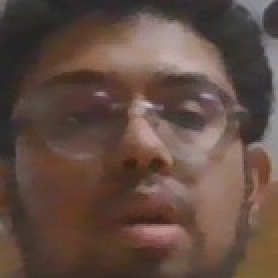
#> input picture dataset/tanay/1.jpg, 139 x 139 px, given in place of the camera (shown 2 times larger)
$ python capture_dataset.py
#> lines starting #> are read from the running program, lines starting #| are printed output that depends on the picture; after the words box and inside, x2 and y2 are one past the last pixel; in counts of white or black regions, pixels touching at a corner belong together
import cv2
import os
import time

person_name = input("Enter person name: ")
#> the answer given: ../dataset/tanay/1.jpg
dataset_path = f"dataset/{person_name}"

os.makedirs(dataset_path, exist_ok=True)

face_cascade = cv2.CascadeClassifier(
    cv2.data.haarcascades + "haarcascade_frontalface_default.xml"
)

cap = cv2.VideoCapture(0, cv2.CAP_DSHOW)

count = 0
max_images = 100
last_capture_time = 0
capture_interval = 0.4

while True:
    ret, frame = cap.read()
#> frame is the input picture: shape (139, 139, 3); mean B, G, R 67.3, 76.4, 97.8
    if not ret:
        break

    gray = cv2.cvtColor(frame, cv2.COLOR_BGR2GRAY)
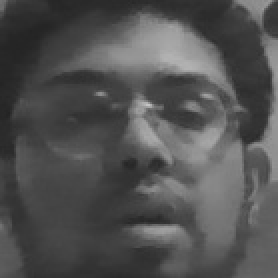
#> gray: shape (139, 139) (shown 2 times larger); min 35, max 197, mean 81.7
    faces = face_cascade.detectMultiScale(gray, 1.3, 5)
#> faces = [[12, 8, 116, 116]]

    for (x, y, w, h) in faces:
        face = frame[y:y+h, x:x+w]
        face = cv2.resize(face, (160,160))

        current_time = time.time()

        if current_time - last_capture_time > capture_interval:
            count += 1
            cv2.imwrite(f"{dataset_path}/{count}.jpg", face)
            last_capture_time = current_time

        cv2.rectangle(frame, (x,y),(x+w,y+h),(0,255,0),2)
        cv2.putText(frame, f"{person_name}: {count}",
                    (10,30),
                    cv2.FONT_HERSHEY_SIMPLEX,
                    1,
                    (0,255,0),
                    2)
#> this loop made 1 pass
#> (x, y, w, h, count, last_capture_time) on pass 1: (12, 8, 116, 116, 1, 1.8e+09)
#> pass 1, `face = frame[y:y+h, x:x+w]`:
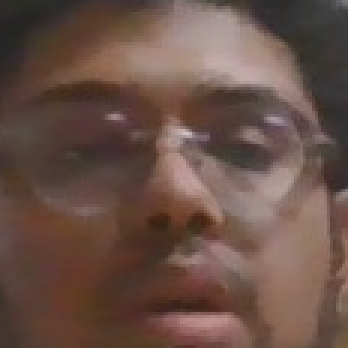
#> face: shape (116, 116, 3) (shown 3 times larger); mean B, G, R 71.1, 80.6, 105.1
#> after the loop:
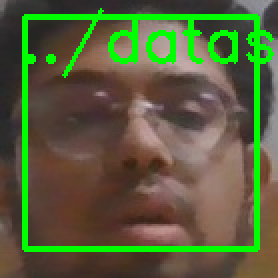
#> frame: shape (139, 139, 3) (shown 2 times larger); 10.97% of pixels changed, all inside (x1, y1, x2, y2) = (11, 4, 137, 126)
#> after the loop, count = 1; last_capture_time = 1.8e+09

    cv2.imshow("Dataset Capture", frame)

    if count >= max_images:
        break

    if cv2.waitKey(1) & 0xFF == ord('q'):
#> (key q is pressed here)
        break

cap.release()
cv2.destroyAllWindows()

$ run again, on dataset/tanay/10.jpg
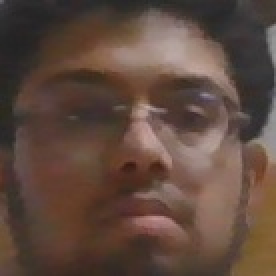
#> input picture dataset/tanay/10.jpg, 138 x 138 px, given in place of the camera (shown 2 times larger)
#> frame is the input picture: shape (138, 138, 3); mean B, G, R 63, 73.5, 95.1
#> faces = [[15, 10, 114, 114]]
#> the loop `for (x, y, w, h) in faces:` made 1 pass
#> (x, y, w, h, count, last_capture_time) on pass 1: (15, 10, 114, 114, 1, 1.8e+09)
#> pass 1, `face = frame[y:y+h, x:x+w]`:
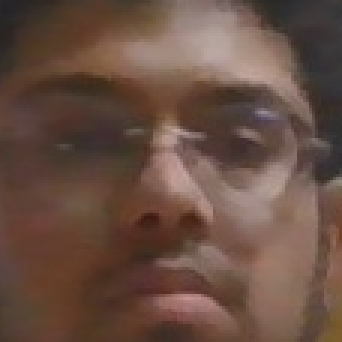
#> face: shape (114, 114, 3) (shown 3 times larger); mean B, G, R 67.8, 79, 104.2
#> after the loop `for (x, y, w, h) in faces:`:
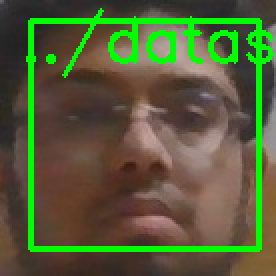
#> frame: shape (138, 138, 3) (shown 2 times larger); 10.89% of pixels changed, all inside (x1, y1, x2, y2) = (13, 4, 137, 126)
#> after the loop `for (x, y, w, h) in faces:`: count = 1; last_capture_time = 1.8e+09

$ run again, on dataset/tanay/100.jpg
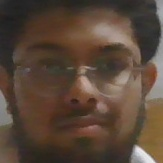
#> input picture dataset/tanay/100.jpg, 163 x 163 px, given in place of the camera
#> frame is the input picture: shape (163, 163, 3); mean B, G, R 57.2, 70.8, 89.3
#> `gray = cv2.cvtColor(frame, cv2.COLOR_BGR2GRAY)`:
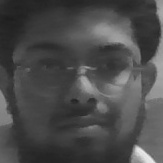
#> gray: shape (163, 163); min 29, max 239, mean 74.8
#> faces = [[11, 12, 142, 142]]
#> the loop `for (x, y, w, h) in faces:` made 1 pass
#> (x, y, w, h, count, last_capture_time) on pass 1: (11, 12, 142, 142, 1, 1.8e+09)
#> after the loop `for (x, y, w, h) in faces:`:
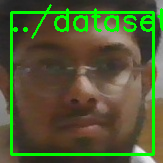
#> frame: shape (163, 163, 3); 9.94% of pixels changed, all inside (x1, y1, x2, y2) = (10, 4, 163, 156)
#> after the loop `for (x, y, w, h) in faces:`: count = 1; last_capture_time = 1.8e+09
